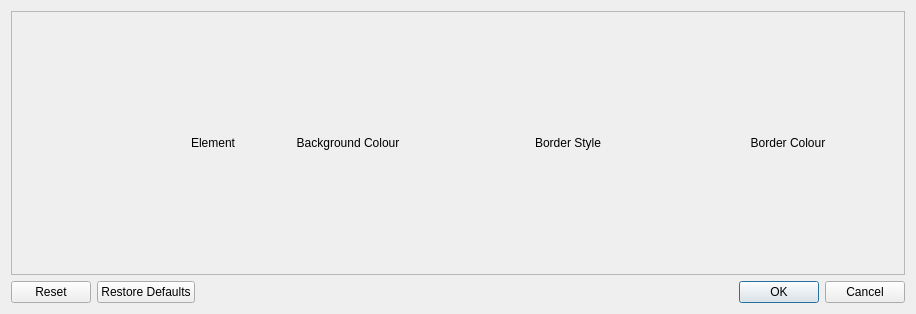
<?xml version="1.0" encoding="UTF-8"?>
<ui version="4.0">
 <class>ColourPicker</class>
 <widget class="QDialog" name="ColourPicker">
  <property name="geometry">
   <rect>
    <x>0</x>
    <y>0</y>
    <width>916</width>
    <height>314</height>
   </rect>
  </property>
  <property name="windowTitle">
   <string>Dialog</string>
  </property>
  <layout class="QVBoxLayout" name="verticalLayout">
   <item>
    <widget class="QScrollArea" name="scrollArea">
     <property name="sizePolicy">
      <sizepolicy hsizetype="MinimumExpanding" vsizetype="Expanding">
       <horstretch>0</horstretch>
       <verstretch>0</verstretch>
      </sizepolicy>
     </property>
     <property name="widgetResizable">
      <bool>true</bool>
     </property>
     <widget class="QWidget" name="colourList">
      <property name="geometry">
       <rect>
        <x>0</x>
        <y>0</y>
        <width>888</width>
        <height>245</height>
       </rect>
      </property>
      <layout class="QGridLayout" name="gridLayout">
       <item row="0" column="0">
        <widget class="QLabel" name="label_6">
         <property name="text">
          <string>Element</string>
         </property>
         <property name="alignment">
          <set>Qt::AlignRight|Qt::AlignTrailing|Qt::AlignVCenter</set>
         </property>
        </widget>
       </item>
       <item row="0" column="3">
        <widget class="QLabel" name="label_5">
         <property name="text">
          <string>Border Colour</string>
         </property>
         <property name="alignment">
          <set>Qt::AlignCenter</set>
         </property>
        </widget>
       </item>
       <item row="0" column="2">
        <widget class="QLabel" name="label_4">
         <property name="text">
          <string>Border Style</string>
         </property>
         <property name="alignment">
          <set>Qt::AlignCenter</set>
         </property>
        </widget>
       </item>
       <item row="0" column="1">
        <widget class="QLabel" name="label_3">
         <property name="text">
          <string>Background Colour</string>
         </property>
         <property name="alignment">
          <set>Qt::AlignCenter</set>
         </property>
        </widget>
       </item>
      </layout>
     </widget>
    </widget>
   </item>
   <item>
    <widget class="QDialogButtonBox" name="buttonBox">
     <property name="orientation">
      <enum>Qt::Horizontal</enum>
     </property>
     <property name="standardButtons">
      <set>QDialogButtonBox::Cancel|QDialogButtonBox::Ok|QDialogButtonBox::Reset|QDialogButtonBox::RestoreDefaults</set>
     </property>
    </widget>
   </item>
  </layout>
 </widget>
 <tabstops>
  <tabstop>buttonBox</tabstop>
  <tabstop>scrollArea</tabstop>
 </tabstops>
 <resources/>
 <connections>
  <connection>
   <sender>buttonBox</sender>
   <signal>accepted()</signal>
   <receiver>ColourPicker</receiver>
   <slot>accept()</slot>
   <hints>
    <hint type="sourcelabel">
     <x>231</x>
     <y>282</y>
    </hint>
    <hint type="destinationlabel">
     <x>157</x>
     <y>274</y>
    </hint>
   </hints>
  </connection>
  <connection>
   <sender>buttonBox</sender>
   <signal>rejected()</signal>
   <receiver>ColourPicker</receiver>
   <slot>reject()</slot>
   <hints>
    <hint type="sourcelabel">
     <x>299</x>
     <y>288</y>
    </hint>
    <hint type="destinationlabel">
     <x>286</x>
     <y>274</y>
    </hint>
   </hints>
  </connection>
 </connections>
</ui>
